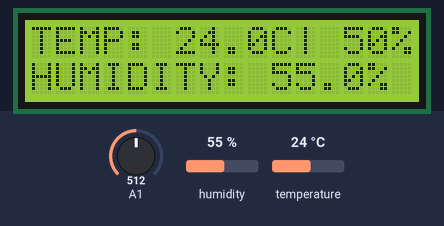
This sketch was run on a simulated Arduino Uno, built with avr-gcc and run on an emulated ATmega328P. On the bench: 16×2 character LCD. The test bench sets the inputs (shaded band); at power-on: humidity 55 %, A1 = 512, temperature 24 °C. What the sketch prints to the serial monitor is not drawn.

Above: at 3.4 s.
3.5 s: humidity set to 22 %
At 5.0 s:
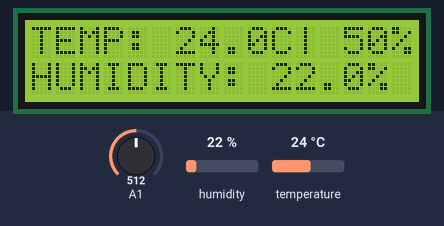
5.9 s: A1 set to 716
At 7.6 s:
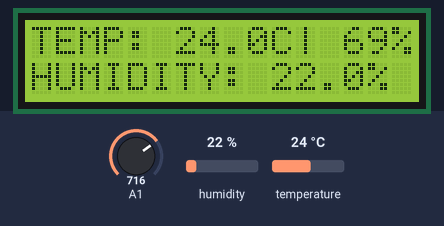
7.9 s: temperature set to 12 °C
At 8.9 s:
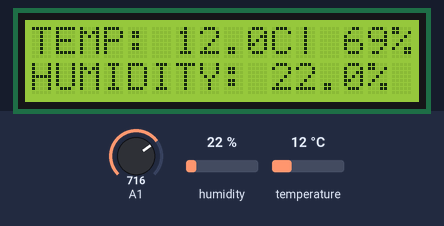
10.0 s: A1 set to 900
At 11.5 s:
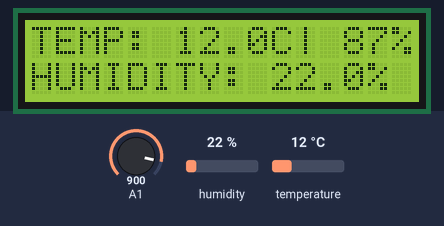
12.0 s: humidity set to 40 %
At 13.8 s:
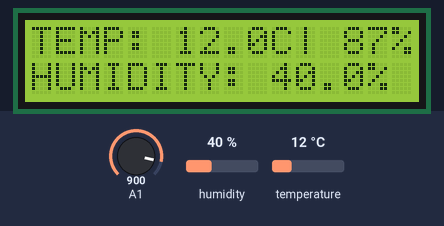
14.1 s: A1 set to 1023
At 15.5 s:
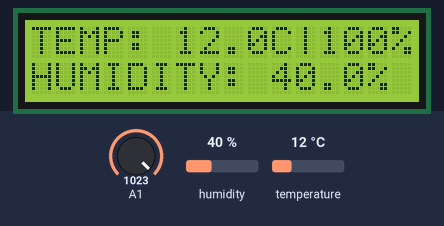
Timing chart, 0 to 17.1 s (numbered marks = the images above; inputs shaded):
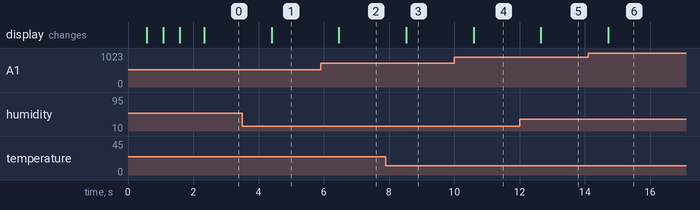

Measured:
- after the input at 3.5 s, the display: changes after 0.90 s (image 1)
- after the input at 5.9 s, the display: changes after 0.57 s (image 2)
- after the input at 7.9 s, the display: changes after 0.63 s (image 3)
- after the input at 10.0 s, the display: changes after 0.59 s (image 4)
- after the input at 12.0 s, the display: changes after 0.65 s (image 5)
- after the input at 14.1 s, the display: changes after 0.61 s (image 6)

The sketch:

dht-lcd-bluetooth.ino
```cpp
//Program to read temperature and humidity values, display to an LCD screen, and connect to bluetooth app
//IMPORTING LCD LIBRARY
#include <Wire.h>
#include <LCD.h>
#include <LiquidCrystal_I2C.h>

//IMPORTING DHT LIBRARY
#include <dht.h>

//DEFINING LCD PARAMETERS
#define I2C_ADDR    0x3F
#define BACKLIGHT_PIN     3
#define En_pin  2
#define Rw_pin  1
#define Rs_pin  0
#define D4_pin  4
#define D5_pin  5
#define D6_pin  6
#define D7_pin  7

#define dht_apin 7

int led = 13;
dht DHT;

LiquidCrystal_I2C  lcd(I2C_ADDR,En_pin,Rw_pin,Rs_pin,D4_pin,D5_pin,D6_pin,D7_pin);

void setup()
{
  Serial.begin(9600);
  //STATING LCD SCREEN DIMENSIONS
 lcd.begin (16,2);


//TURNING LCD BACK-LIGHT ON
lcd.setBacklightPin(BACKLIGHT_PIN,POSITIVE);
lcd.setBacklight(HIGH);
lcd.home();   //move cursor to top left corner
//STARTING PRINTING TEXT ON ARDUINO
 lcd.print("STARTING UP");
  delay(500);
  lcd.print(".");
  delay(500);
  lcd.print(".");
  delay(500);
  lcd.print(".");
  delay(700);
  lcd.clear();
}

void loop()
{
 //check temperature and humidity
 int chk = DHT.read11(dht_apin);

 //lcd.autoscroll();

 //Print Temperature
 lcd.setCursor (0,0);
 lcd.print("TEMP: ");
 lcd.setCursor (6,0);
 lcd.print(DHT.temperature,1);
 lcd.setCursor (10,0);
 lcd.print("C\|");

 //Print humidity
 lcd.setCursor (0,1);
 lcd.print("HUMIDITY: ");
 lcd.setCursor (10,1);
 lcd.print(DHT.humidity,1);
 lcd.setCursor (14,1);
 lcd.print("%  ");

 //check and map light values
 int ldrVal = analogRead(A1);
 ldrVal = map(ldrVal, 0,1023, 0, 100);

 //print light values with custom correcion spaces
 lcd.setCursor (12,0);
 if(ldrVal>=0 && ldrVal<=9){
  lcd.print(" ");
  lcd.print(ldrVal);
  lcd.print("% ");
 }else if(ldrVal>=10 && ldrVal<=99){
  lcd.print(" ");
  lcd.print(ldrVal);
  lcd.print("%");
 }else{
  lcd.print(ldrVal);
  lcd.print("%");
 }

 delay(1000);

 //Display the results in serial bluetooth connection
 Serial.println("TEMP - HUM - LDR");
 Serial.print(DHT.temperature,1);
 Serial.print("C ");
 Serial.print(DHT.humidity,1);
 Serial.print("% ");
 Serial.print(ldrVal);
 Serial.print("%");
 Serial.println();//new line

 if(Serial.available()){
  while(Serial.available()){
    char c = Serial.read();

    switch(c){
      case 'a':
        digitalWrite(led,HIGH);
        break;
      case 'b':
        digitalWrite(led,LOW);
        break;
    }
  }
 }
 delay(1000);
}
```
